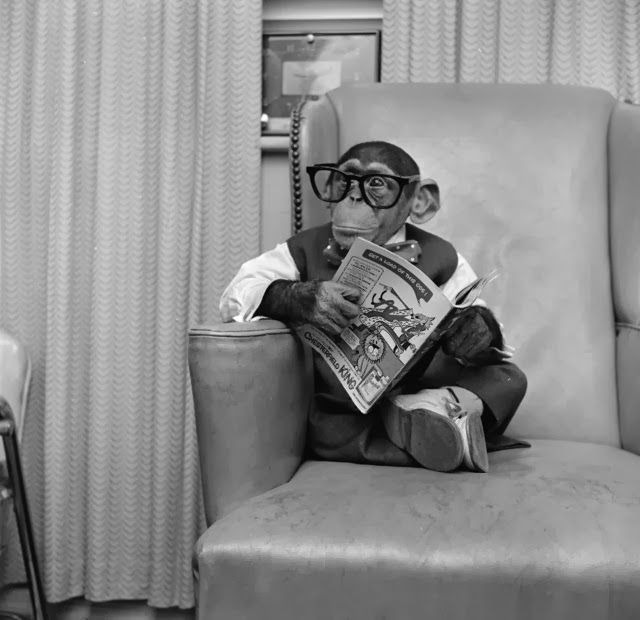
#> input picture mono.jpeg, 640 x 620 px
$ python benchmark.py
#> lines starting #> are read from the running program, lines starting #| are printed output that depends on the picture
### filters/gaussian_python.py
import numpy as np

def gaussian_pure(image):
    rows, cols = image.shape
    result = np.zeros((rows, cols))

    kernel = [[1/16,2/16,1/16],
              [2/16,4/16,2/16],
              [1/16,2/16,1/16]]

    img_list = image.tolist()

    for i in range(1, rows-1):
        for j in range(1, cols-1):
            val = 0
            for ki in range(3):
                for kj in range(3):
                    val += img_list[i+ki-1][j+kj-1] * kernel[ki][kj]

            result[i,j] = val

    return result.astype(np.uint8)

### filters/gaussian_numpy.py
import numpy as np

def gaussian_numpy(image):
    kernel = np.array([[1, 2, 1], [2, 4, 2], [1, 2, 1]]) / 16.0
    rows, cols = image.shape
    res = np.zeros_like(image, dtype=float)
    for i in range(3):
        for j in range(3):
            res[1:-1, 1:-1] += image[i:rows-2+i, j:cols-2+j] * kernel[i, j]
    return res.astype(np.uint8)

### benchmark.py
import numpy as np
import matplotlib.pyplot as plt
import cv2
import time
import os

# --- IMPORTAR FILTROS ---
from filters.gaussian_python import gaussian_pure
from filters.gaussian_numpy import gaussian_numpy
from cython_filters.filters_cython import gaussian_cython

from filters.sobel_python import sobel_pure
from filters.sobel_numpy import sobel_numpy_full
from cython_filters.filters_cython import sobel_cython_full

from filters.median_python import median_pure
from filters.median_numpy import median_numpy
from cython_filters.filters_cython import median_cython_full

# --- CARGAR IMAGEN ---
img_original = cv2.imread("mono.jpeg", cv2.IMREAD_GRAYSCALE)
#> img_original is the input picture: shape (620, 640); min 0, max 255, mean 140.1
img_original = cv2.resize(img_original, (256, 256))
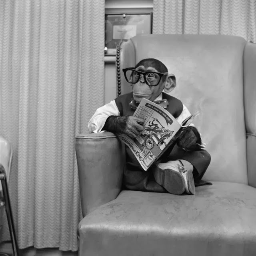
#> img_original: shape (256, 256); min 2, max 253, mean 140


# --- FUNCIÓN DE BENCHMARK ---
def run_benchmark(img):

    filters = {
        "Gaussian": [gaussian_pure, gaussian_numpy, gaussian_cython],
        "Sobel": [sobel_pure, sobel_numpy_full, sobel_cython_full],
        "Median": [median_pure, median_numpy, median_cython_full]
    }

    results_table = []
    final_images = {}

    print(f"{'Filter':<12} | {'Python (s)':<12} | {'NumPy (s)':<12} | {'Cython (s)':<12}")
    print("-" * 55)

    for name, funcs in filters.items():

        times = []

        for f in funcs:

            start = time.time()
            result = f(img)
            elapsed = time.time() - start

            times.append(elapsed)

            # Guardar imagen final (la de Cython)
            if f.__name__.endswith("cython_full") or f.__name__ == "gaussian_cython":
                final_images[name] = result

        results_table.append([name] + times)

        print(f"{name:<12} | {times[0]:<12.4f} | {times[1]:<12.4f} | {times[2]:<12.4f}")
#> after the loop, final_images = 0 items; results_table = []

    return results_table, final_images


# --- FUNCIÓN PARA GRAFICAR RESULTADOS ---
# [79 lines left out: functions plot_comparison, show_images, not called in this run]


# --- MAIN ---
#> (the run stopped early here; a loop or call above may not have finished)
